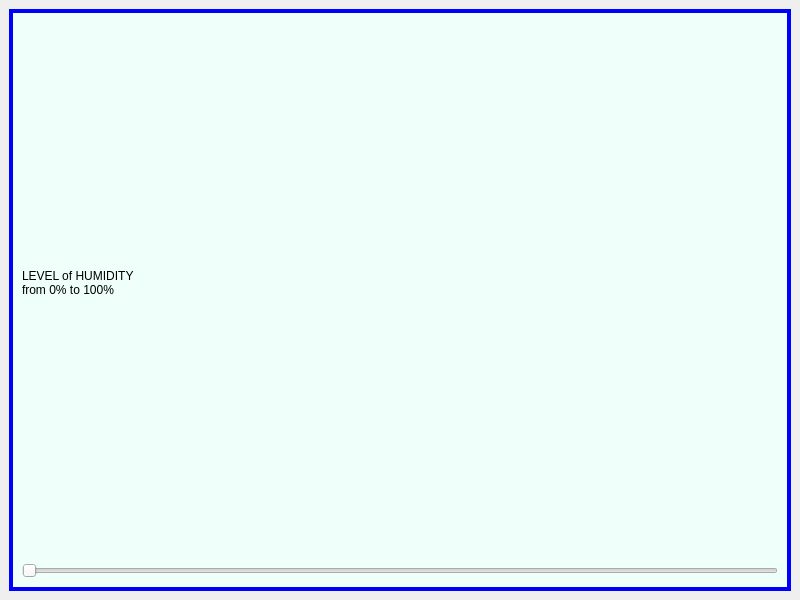
<?xml version="1.0" encoding="UTF-8"?>
<ui version="4.0">
 <class>HumidityPage</class>
 <widget class="QMainWindow" name="HumidityPage">
  <property name="geometry">
   <rect>
    <x>0</x>
    <y>0</y>
    <width>800</width>
    <height>600</height>
   </rect>
  </property>
  <property name="windowTitle">
   <string>MainWindow</string>
  </property>
  <property name="styleSheet">
   <string notr="true">QFrame { 
   background: rgb(239, 255, 249);
} </string>
  </property>
  <widget class="QWidget" name="centralwidget">
   <layout class="QHBoxLayout" name="horizontalLayout">
    <item>
     <widget class="QFrame" name="frame">
      <property name="styleSheet">
       <string notr="true">.QFrame { 
   border: 4px solid blue ;
   background: rgb(239, 255, 249);
} </string>
      </property>
      <property name="frameShape">
       <enum>QFrame::StyledPanel</enum>
      </property>
      <property name="frameShadow">
       <enum>QFrame::Raised</enum>
      </property>
      <layout class="QVBoxLayout" name="verticalLayout">
       <item>
        <widget class="QLabel" name="label">
         <property name="text">
          <string>LEVEL of HUMIDITY
from 0% to 100%
</string>
         </property>
        </widget>
       </item>
       <item>
        <widget class="QSlider" name="horizontalSlider">
         <property name="orientation">
          <enum>Qt::Horizontal</enum>
         </property>
        </widget>
       </item>
      </layout>
     </widget>
    </item>
   </layout>
  </widget>
 </widget>
 <resources/>
 <connections/>
</ui>
